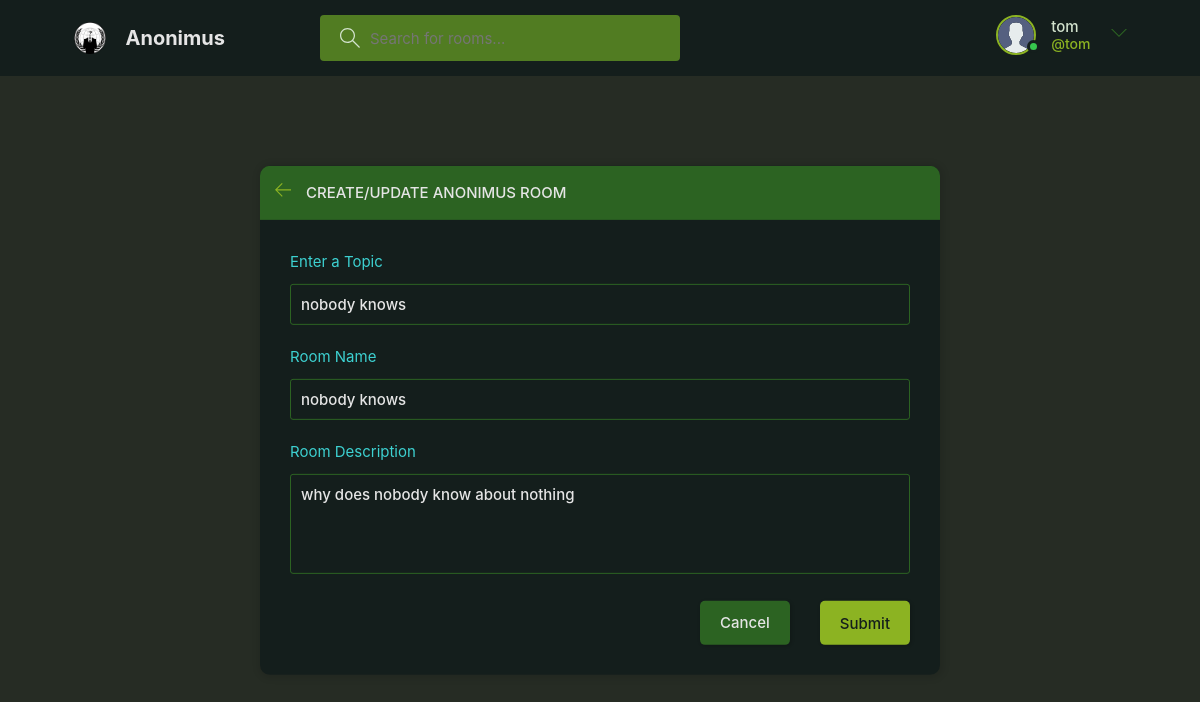
The app's page /update-room/2/ (signed in) with its own data.
### baseapp/models.py (models this page shows, shortened)
class User(AbstractUser):
    name = models.CharField(max_length=200, null=True)
    email = models.EmailField(unique=True, null=True)
    bio = models.TextField(null=True)
    avatar = models.ImageField(null=True, default="avatar.svg")
    USERNAME_FIELD = 'email'
    REQUIRED_FIELDS = []

class Room(models.Model):
    host = models.ForeignKey(User, on_delete=models.SET_NULL, null=True)
    topic = models.ForeignKey(Topic, on_delete=models.SET_NULL, null=True)
    name = models.CharField(max_length=200)
    description = models.TextField(null=True, blank=True)
    participants = models.ManyToManyField(User, related_name='participants', blank=True)
    updated = models.DateTimeField(auto_now=True)
    created = models.DateTimeField(auto_now_add=True)
    class Meta:
        ordering = ['-updated', '-created']

class Topic(models.Model):
    name = models.CharField(max_length=200)

### baseapp/views.py (the view, shortened to what this page needs)
# urls.py: path('update-room/<str:pk>/', views.updateRoom, name="update-room"),
@login_required(login_url='login')
def updateRoom(request, pk):
    room = Room.objects.get(id=pk)
    form = RoomForm(instance=room)
    topics = Topic.objects.all()
    if request.user != room.host:
        return HttpResponse('You are not allowed here!')
    context = {'form': form, 'topics': topics, 'room': room}
    return render(request, 'baseapp/room_form.html', context)

### baseapp/forms.py
class RoomForm(ModelForm):
    class Meta:
        model = Room
        fields = '__all__'
        exclude = ['host', 'participants']

### baseapp/templates/baseapp/room_form.html (shortened to what this page needs)
{% extends 'main.html' %}
{% block content %}
  <main class="create-room layout">
    <div class="container">
      <div class="layout__box">
        <div class="layout__boxHeader">
          <div class="layout__boxTitle">
            <a href="{% url 'home' %}">
              <svg version="1.1" xmlns="http://www.w3.org/2000/svg" width="32" height="32" viewBox="0 0 32 32">
                <title>arrow-left</title>
                <path
                  d="M13.723 2.286l-13.723 13.714 13.719 13.714 1.616-1.611-10.96-10.96h27.625v-2.286h-27.625l10.965-10.965-1.616-1.607z">
                </path>
              </svg>
            </a>
            <h3>Create/Update Anonimus Room</h3>
          </div>
        </div>
        <div class="layout__body">
          <form class="form" action="" method="POST">
            <div class="form__group">
              <label for="room_topic">Enter a Topic</label>
              <input required type="text" value="{{room.topic.name}}" name="topic" list="topic-list" />
            </div>
            <div class="form__group">
              <label for="room_name">Room Name</label>
              {{form.name}}
            </div>
            <div class="form__group">
              <label for="room_description">Room Description</label>
              {{form.description}}
            </div>
            <div class="form__action">
              <a class="btn btn--dark" href="{% url 'home' %}">Cancel</a>
              <button class="btn btn--main" type="submit">Submit</button>
            </div>
          </form>
        </div>
      </div>
    </div>
  </main>
{% endblock content %}

### templates/navbar.html (shortened to what this page needs)
{% load static %}
<header class="header header--loggedIn">
    <div class="container">
      <a href="{% url 'home' %}" class="header__logo">
        <img src="{% static 'images/anonymous.png' %}" />
        <h1>Anonimus</h1>
      </a>
      <form class="header__search" method="GET" action="{% url 'home' %}">
        <label>
          <input name="q" placeholder="Search for rooms..." />
        </label>
      </form>
      <nav class="header__menu">
        {% if request.user.is_authenticated %}
        <div class="header__user">
          <a href="{% url 'update-user' %}">
            <div class="avatar avatar--medium active">
              <img src="{{request.user.avatar.url}}" />
            </div>
            <p>{{request.user.username}} <span>@{{request.user.username}}</span></p>
          </a>
          <button class="dropdown-button">
            <svg version="1.1" xmlns="http://www.w3.org/2000/svg" width="32" height="32" viewBox="0 0 32 32">
              <title>chevron-down</title>
              <path d="M16 21l-13-13h-3l16 16 16-16h-3l-13 13z"></path>
            </svg>
          </button>
        </div>
        {% else %}
        <a href="{% url 'login' %}">
          <img src="{% static 'images/avatar.svg' %}" />
          <p>Login</p>
        </a>
        {% endif %}
      </nav>
    </div>
  </header>

### records on screen
User: user.avatar (placeholder picture), user.username "tom"
Room: topic "nobody knows", name "nobody knows", description "why does nobody know about nothing"
